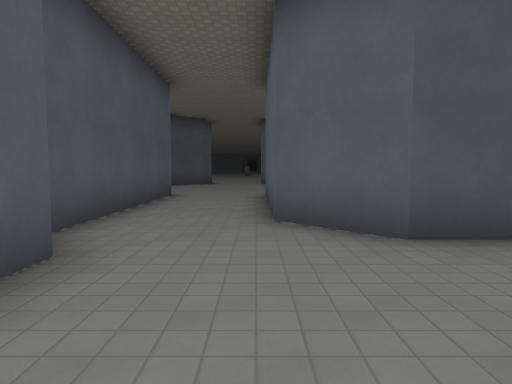
[1] (above)

24 first-person views from a walk through a level from a Godot 3-D game. The camera is 1.4 m above the floor, tilts 4° down and sees 75° across. Doors that lead somewhere are drawn open, without their leaves. The floor is counted in squares, 2 m on a side. Each view is taken from the middle of a square. On the plan, view 1 faces up. The plan holds only what a view shows up to about 10 squares ahead; the rest is blank. The place goes on beyond the plan. Characters and animated objects are left out. Surface patterns are stand-ins for the level's own textures.

[2]
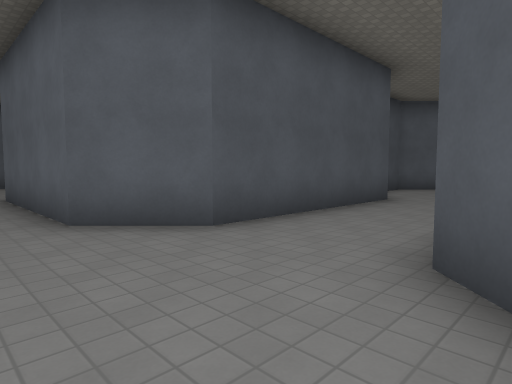

[3]
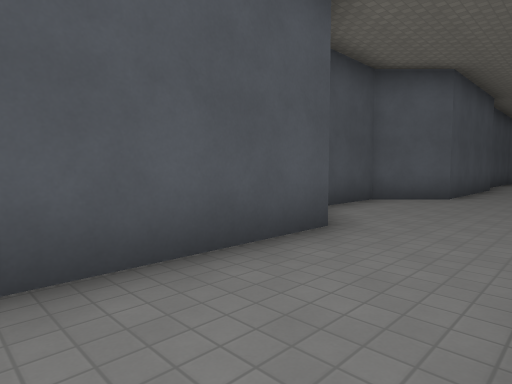

[4]
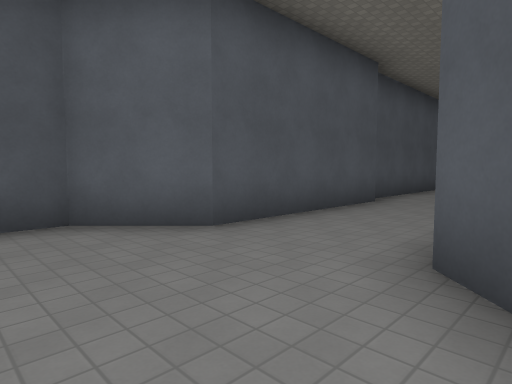

[5]
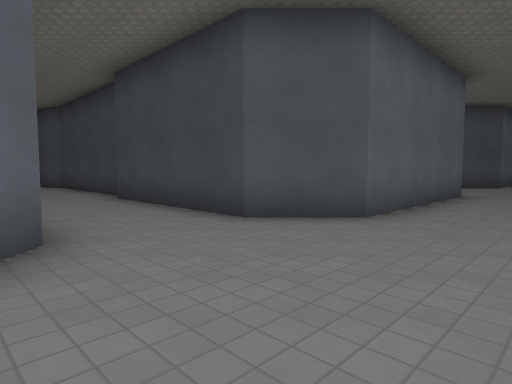

[6]
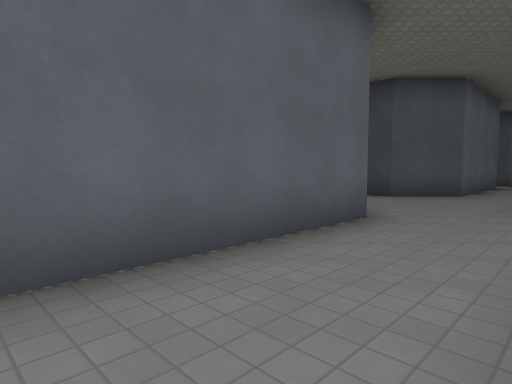

[7]
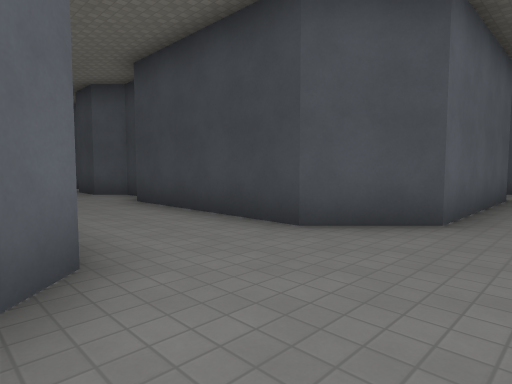

[8]
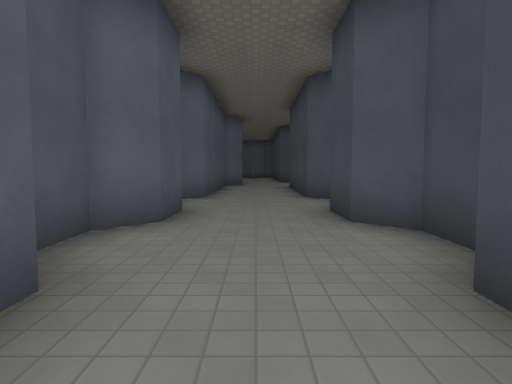

[9]
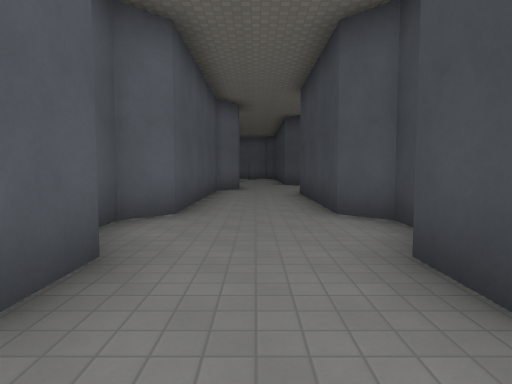

[10]
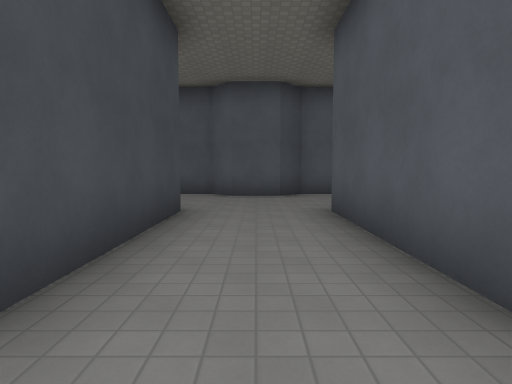

[11]
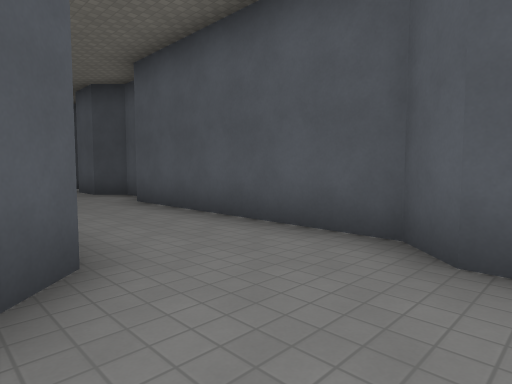

[12]
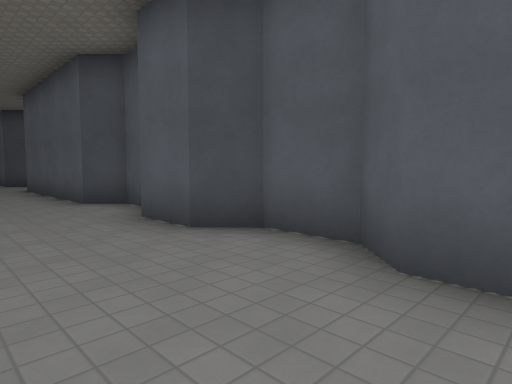

[13]
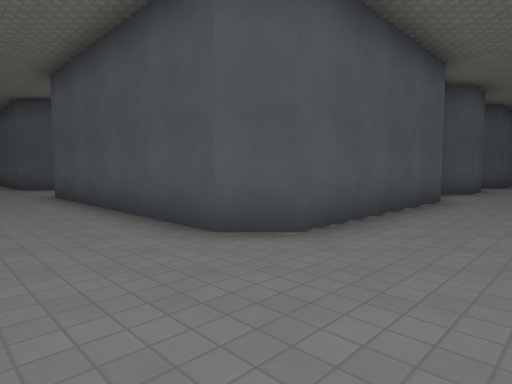

[14]
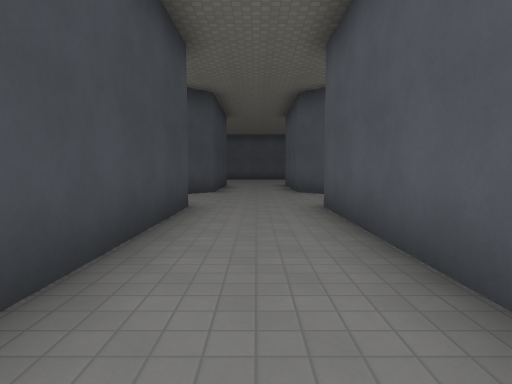

[15]
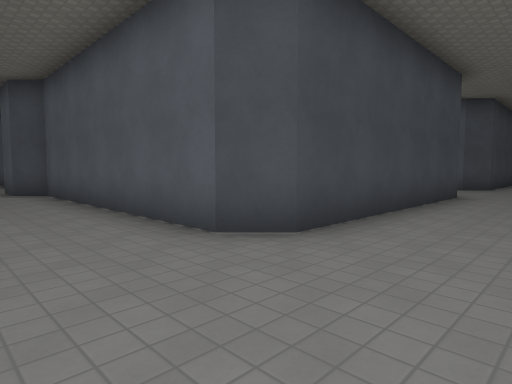

[16]
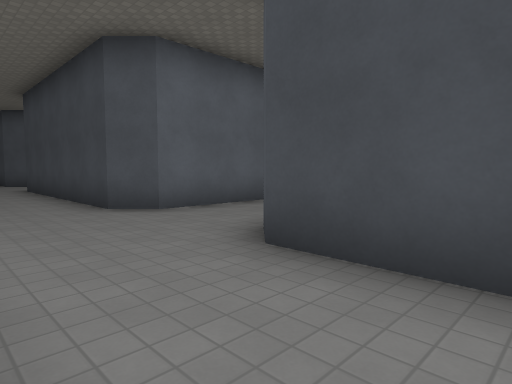

[17]
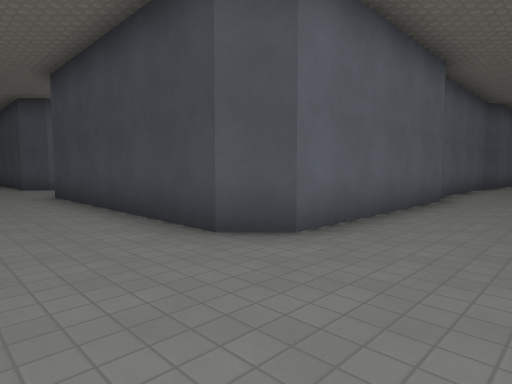

[18]
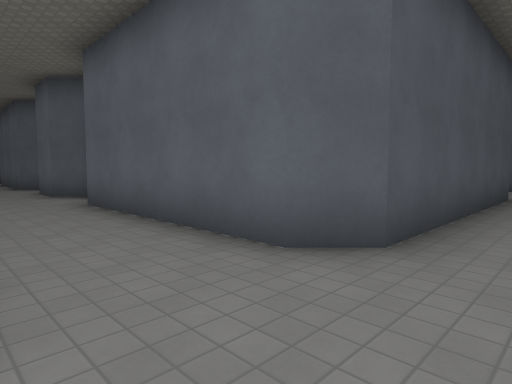

[19]
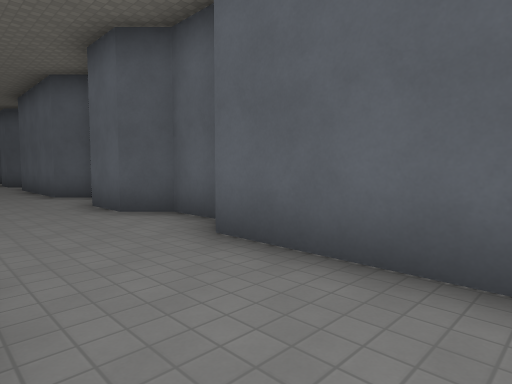

[20]
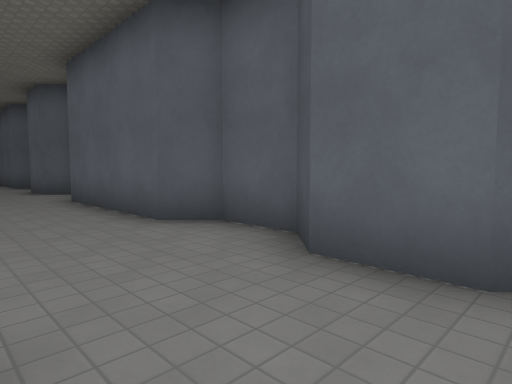

[21]
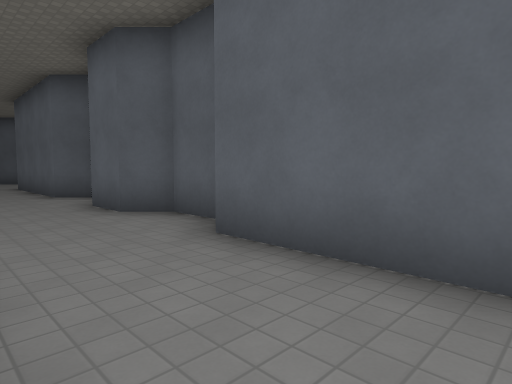

[22]
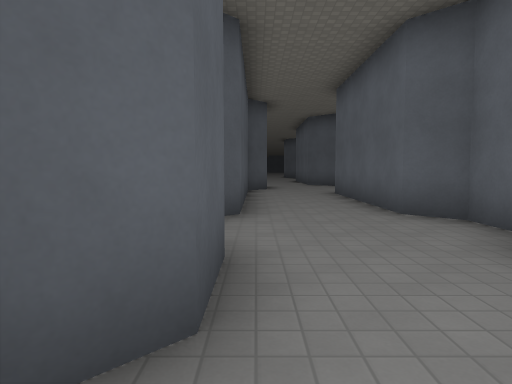

[23]
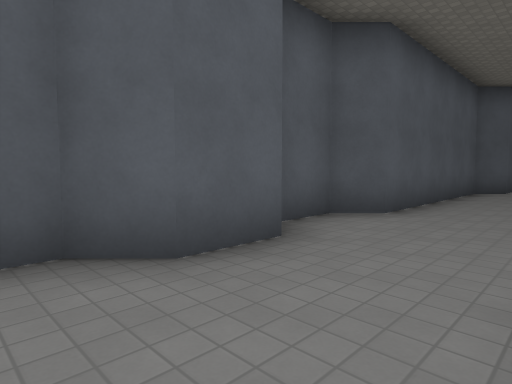

[24]
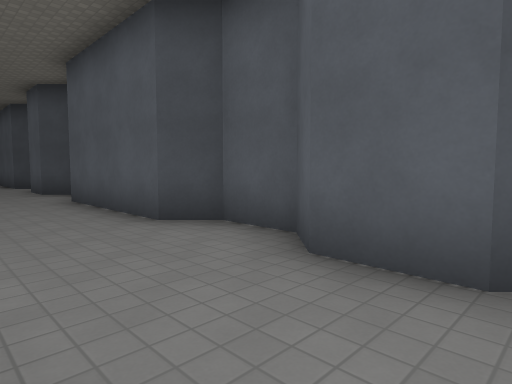

### Floor plan
Points are (right, up) in squares from view 1. A wall is a line through its corners. A room is listed if a view was taken in it or the views show most of it. See-through windows are left out.
Room 1 (views 1, 3, 4, 5, 6, 7, 8, 9, 10, 11)
walls: (15.9, 3.2) (11.5, 3.2) (10.3, 4.5) (8.4, 4.5); (16.6, 0.4) (18.6, 0.4); (6.6, 3.2) (1.5, 3.2) (0.3, 4.5) (0.3, 8.5); (19.6, 3.6) (16.5, 3.6); (10.2, -5.6) (10.2, -0.5) (11.5, 0.7) (15.9, 0.7); (15.9, -6.8) (11.5, -6.8) (10.9, -6.2); (7.7, -5.9) (7.7, -6.7) (8.4, -7.4) (8.4, -8.6); (19.6, -6.8) (18.4, -6.8) (17.7, -6.1) (16.8, -6.1); (16.8, -9.9) (17.7, -9.9) (18.4, -9.3) (19.6, -9.3); (10.2, -10.5) (11.5, -9.3) (15.9, -9.3); (1, 0.2) (1.6, 0.8); (20.9, -9.9) (21.5, -9.9) (22.1, -9.3) (26.5, -9.3); (-1.6, 2.6) (-1.6, 1.4); (27, -6.8) (22.1, -6.8) (21.5, -6.1) (20.9, -6.1); (-2.2, 8.5) (-2.2, 3.6)
ways out: opening at (-0.5, -0.5) to room 2; opening at (9.5, -10.5) to room 2
Room 2 (views 2, 12, 13, 14, 15, 16, 17, 18, 19, 20, 21, 22, 23, 24)
walls: (7.1, -19.9) (7.1, -20.5) (7.7, -21.1) (7.7, -26.1) (7.1, -26.7) (0.9, -26.7) (0.3, -26.1) (0.3, -21.1); (10.2, -32.5) (10.2, -29.9) (10.9, -29.3) (17, -29.3); (0.9, -20.4) (0.9, -19.3) (0.3, -18.6) (0.3, -17.4) (0.9, -16.8) (0.9, -15.5) (0.3, -14.9) (0.3, -11.1); (10.2, -14.9) (10.2, -10.5); (-2.2, -26.1) (-2.9, -26.7); (-2.9, -29.2) (-2.2, -29.9); (0.3, -34.9) (0.3, -29.9) (0.9, -29.3) (7.1, -29.3) (7.7, -29.9) (7.7, -36.7) (8.4, -37.4) (8.4, -38.5); (-2.9, -16.7) (-2.2, -17.4) (-2.2, -18.6); (0.6, -38.5) (0.6, -35.9); (8.4, -8.6) (7.7, -9.2) (7.7, -14.9) (7.1, -15.5) (7.1, -16.7) (7.7, -17.4) (7.7, -18.6) (7.1, -19.2); (0.9, -10.4) (0.9, -9.3) (0.3, -8.6) (0.3, -7.4); (0.9, -6.4) (0.9, -5.5) (0.3, -4.9) (0.3, -0.5); (-2.2, -7.2) (-2.2, -8.6) (-2.9, -9.3) (-2.9, -10.5) (-2.2, -11.1) (-2.2, -14.9); (-1.6, 1.4) (-2.2, 0.8) (-2.2, -4.9) (-2.9, -5.5) (-2.9, -6.8)
ways out: opening at (-0.5, -0.5) to room 1; opening at (9.5, -10.5) to room 1

Positions as (right, up) in squares from view 1, and headings:
1: (0, 0), facing up
2: (-1, 0), facing up-right
3: (3, 1), facing up-right
4: (9, 0), facing up-right
5: (8, 4), facing down-right
6: (8, -1), facing down-right
7: (9, -6), facing down-right
8: (14, -8), facing right
9: (17, -8), facing right
10: (17, -8), facing left
11: (11, -8), facing down-left
12: (10, -14), facing down-left
13: (10, -29), facing up-left
14: (7, -28), facing left
15: (10, -27), facing down-left
16: (5, -27), facing down-right
17: (-2, -27), facing down-right
18: (-2, -28), facing up-right
19: (-2, -24), facing up-right
20: (-2, -19), facing up-right
21: (-2, -14), facing up-right
22: (-2, -10), facing up
23: (0, -10), facing up-left
24: (0, -7), facing down-left
